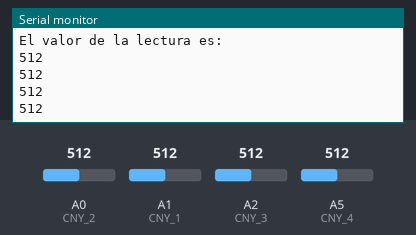
Bench run of a sketch on a simulated Arduino Uno, built with avr-gcc and run on an emulated ATmega328P. Parts: the last lines printed to the serial monitor. The inputs (shaded band) are chosen by the test bench; at power-on: A0 (CNY_2) = 512, A2 (CNY_3) = 512, A5 (CNY_4) = 512, A1 (CNY_1) = 512.

Above: at 1.2 s.
1.3 s: A0 (CNY_2) set to 783
At 2.6 s:
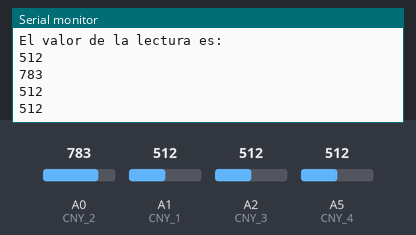
2.8 s: A0 (CNY_2) set to 810
At 4.5 s:
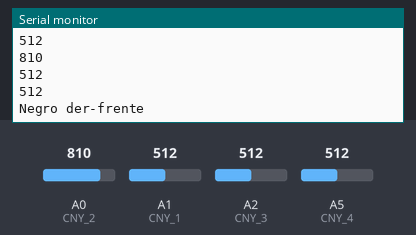
8.5 s: A2 (CNY_3) set to 788
At 9.8 s:
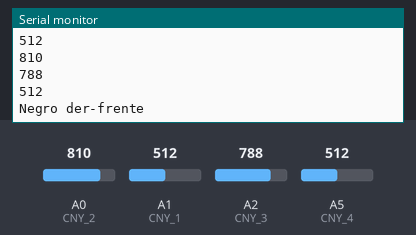
10.0 s: A2 (CNY_3) set to 818
At 10.7 s:
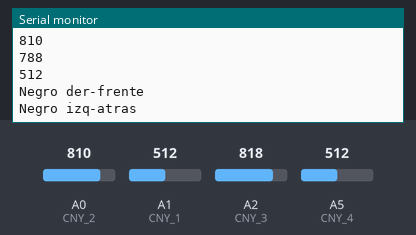
13.0 s: A5 (CNY_4) set to 787
14.5 s: A5 (CNY_4) set to 816
At 17.4 s:
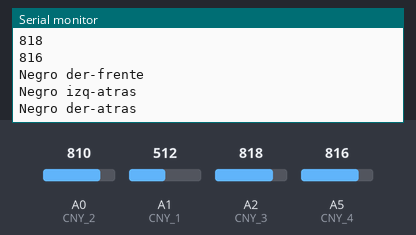
Timing chart, 0 to 18.5 s (numbered marks = the images above; inputs shaded):
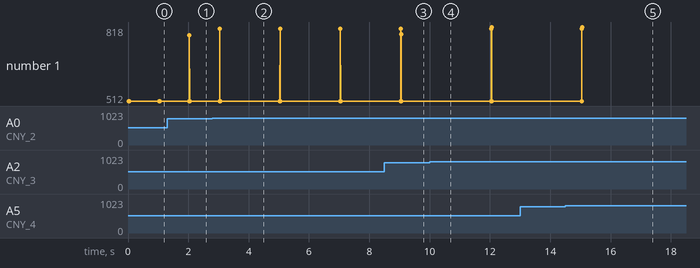

Measured:
- the behaviour switches between 799 and 800 on A0 (CNY_2) (found by bisection; images 1 and 2)
- the behaviour switches between 799 and 800 on A2 (CNY_3) (found by bisection; images 3 and 4)
- the behaviour switches between 799 and 800 on A5 (CNY_4) (found by bisection; images 4 and 5)
- after the input at 1.3 s, the serial monitor: prints a new line after 0.74 s (image 1)
- after the input at 2.8 s, the serial monitor: prints a new line after 0.24 s (image 2)
- after the input at 8.5 s, the serial monitor: prints a new line after 0.55 s (image 3)
- after the input at 10.0 s, the serial monitor: prints a new line at once (image 4)
- after the input at 14.5 s, the serial monitor: prints a new line after 0.56 s (image 5)

The sketch:

testCNY.ino
```cpp
/*Programa de prueba para el sensor CNY70 ,el programa imprime los valores que recoje el sensor y
 * en el caso de que detecte el color negro imprime por consola: "Linea".
 */
const float ResolutionADC = 0.00488; //4.88mV
//izquierda-delante
const int CNY_1 = A1;
//derecha-frente
const int CNY_2 = A0;
//izquierda-atras
const int CNY_3 = A2;
//derecha-atras
const int CNY_4 = A5;

int negro=800;

int Value_CNY_Pin_IF = 0; //Valor que leera el sensor
int Value_CNY_Pin_DF = 0; //Valor que leera el sensor
int Value_CNY_Pin_IA = 0; //Valor que leera el sensor
int Value_CNY_Pin_DA = 0; //Valor que leera el sensor


void setup()
{
  Serial.begin(9600);
}

void loop() {
  Value_CNY_Pin_IF = analogRead(CNY_1);
  Value_CNY_Pin_DF = analogRead(CNY_2);
  Value_CNY_Pin_IA = analogRead(CNY_3);
  Value_CNY_Pin_DA = analogRead(CNY_4);
  Serial.println("El valor de la lectura es:");
  Serial.println (Value_CNY_Pin_IF);
  Serial.println (Value_CNY_Pin_DF);
  Serial.println (Value_CNY_Pin_IA);
  Serial.println (Value_CNY_Pin_DA);
  CNY1();
  CNY2();
  CNY3();
  CNY4();
  delay(1000);
}

void CNY1 ()
{
  Value_CNY_Pin_IF = analogRead(CNY_1);
  if(Value_CNY_Pin_IF >= negro){
    Serial.println("Negro izq-frente");
    delay(1000);
  }
}

void CNY2 ()
{
  Value_CNY_Pin_DF = analogRead(CNY_2);
  if(Value_CNY_Pin_DF >= negro){
    Serial.println("Negro der-frente");
    delay(1000);
  }
}

void CNY3 ()
{
  Value_CNY_Pin_IA = analogRead(CNY_3);
  if(Value_CNY_Pin_IA >= negro){
    Serial.println("Negro izq-atras");
    delay(1000);
  }
}

void CNY4 ()
{
  Value_CNY_Pin_DA = analogRead(CNY_4);
  if(Value_CNY_Pin_DA >= negro){
    Serial.println("Negro der-atras");
    delay(1000);
  }
}
```
